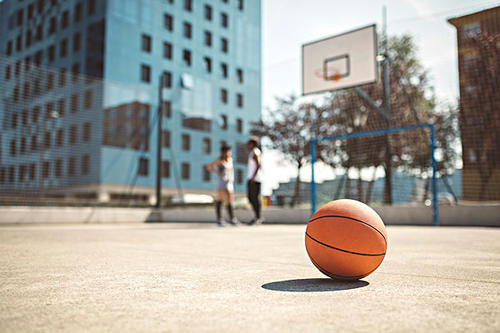
#> input picture ball/basketball2.jpg, 500 x 333 px, found by its file name; its folder holds only this picture in this run
$ python find_ball.py
#> lines starting #> are read from the running program, lines starting #| are printed output that depends on the picture; after the words box and inside, x2 and y2 are one past the last pixel; in counts of white or black regions, pixels touching at a corner belong together
import cv2
import numpy as np
import os
paths='D:/python/LUCA_2/ball/'
dirs=os.listdir(paths)
for file in dirs:
    img = cv2.imread(paths+file)
#> img is the input picture: shape (333, 500, 3); mean B, G, R 151.7, 159, 161.2
    gray = cv2.cvtColor(img, cv2.COLOR_BGR2GRAY)
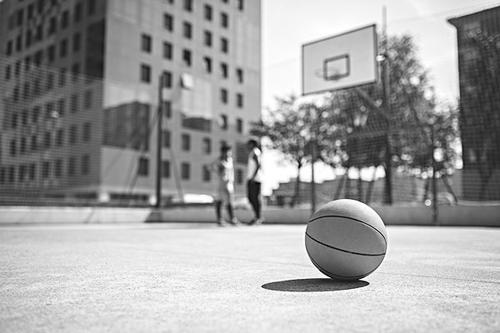
#> gray: shape (333, 500); min 1, max 255, mean 158.8
    blur = cv2.GaussianBlur(gray, (3, 3), 0)  # 用高斯滤波处理原图像降噪
    canny = cv2.Canny(blur, 100, 200)  # 50是最小阈值,150是最大阈值
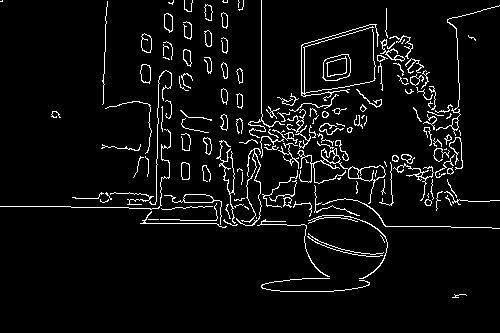
#> canny: shape (333, 500); 5.3% white in thin lines or dots, all inside (x1, y1, x2, y2) = (0, 0, 500, 298)
    circles = cv2.HoughCircles(canny, cv2.HOUGH_GRADIENT, 1, 500, param1=100, param2=50, minRadius=0, maxRadius=0)
#> circles = [[361.5, 155.5, 98.3]]
    circles = np.uint16(np.around(circles))
#> circles = [[362, 156, 98]]
    for i in circles[0, :]:  # 遍历矩阵每一行的数据
        cv2.circle(img, (i[0], i[1]), i[2], (0, 255, 0), 2)
        cv2.circle(img, (i[0], i[1]), 2, (0, 0, 255), 2)
#> this loop made 1 pass
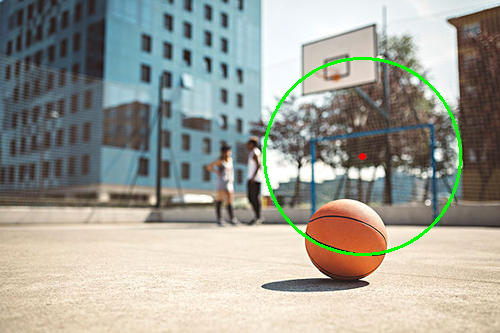
#> img: shape (333, 500, 3); 1.15% of pixels changed, all inside (x1, y1, x2, y2) = (263, 57, 462, 256)
    cv2.imwrite('D:/python/LUCA_2/ball_found/'+file, img)

$ run again, on ball/basketball3.jpg
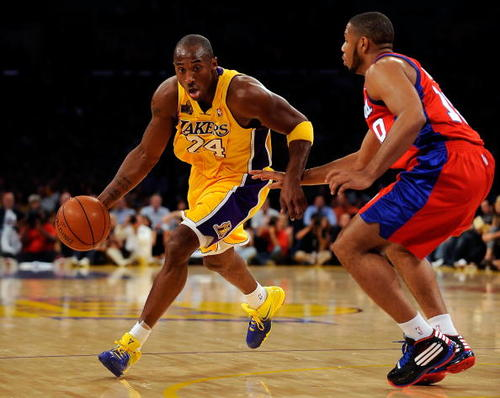
#> input picture ball/basketball3.jpg, 500 x 398 px, found by its file name
#> img is the input picture: shape (398, 500, 3); mean B, G, R 43.9, 66.4, 98.4
#> `canny = cv2.Canny(blur, 100, 200)`:
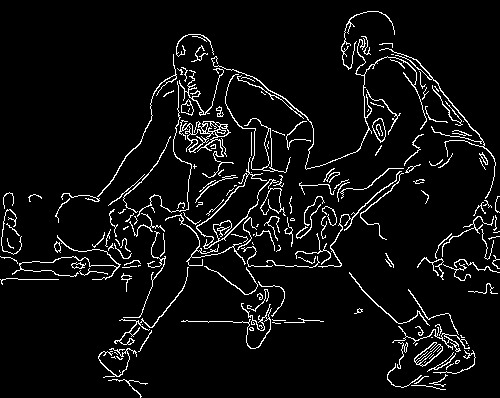
#> canny: shape (398, 500); 5.8% white in thin lines or dots
#> `circles = cv2.HoughCircles(canny, cv2.HOUGH_GRADIENT, 1, 500, param1=1..`: circles = [[305.5, 107.5, 117.8]]
#> `circles = np.uint16(np.around(circles))`: circles = [[306, 108, 118]]
#> the loop `for i in circles[0, :]:` made 1 pass
#> after the loop `for i in circles[0, :]:`:
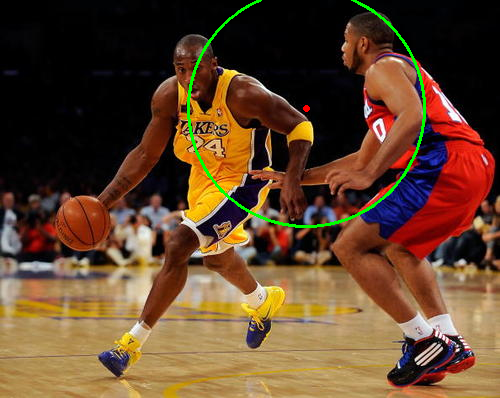
#> img: shape (398, 500, 3); 0.99% of pixels changed, all inside (x1, y1, x2, y2) = (187, 0, 426, 228)

$ run again, on ball/basketball4.jpg
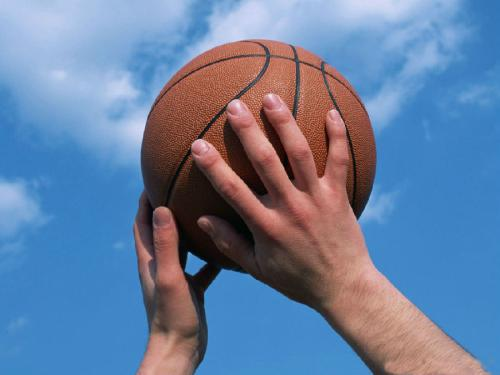
#> input picture ball/basketball4.jpg, 500 x 375 px, found by its file name
#> img is the input picture: shape (375, 500, 3); mean B, G, R 160.2, 127.1, 105.2
#> `canny = cv2.Canny(blur, 100, 200)`:
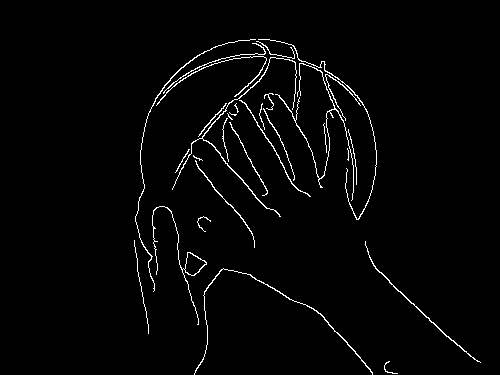
#> canny: shape (375, 500); 2.2% white in thin lines or dots, all inside (x1, y1, x2, y2) = (134, 39, 481, 375)
#> `circles = cv2.HoughCircles(canny, cv2.HOUGH_GRADIENT, 1, 500, param1=1..`: circles = [[258.5, 154.5, 117.2]]
#> `circles = np.uint16(np.around(circles))`: circles = [[258, 154, 117]]
#> the loop `for i in circles[0, :]:` made 1 pass
#> after the loop `for i in circles[0, :]:`:
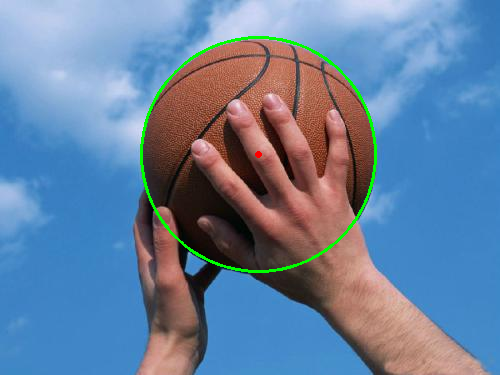
#> img: shape (375, 500, 3); 1.16% of pixels changed, all inside (x1, y1, x2, y2) = (140, 36, 377, 273)
